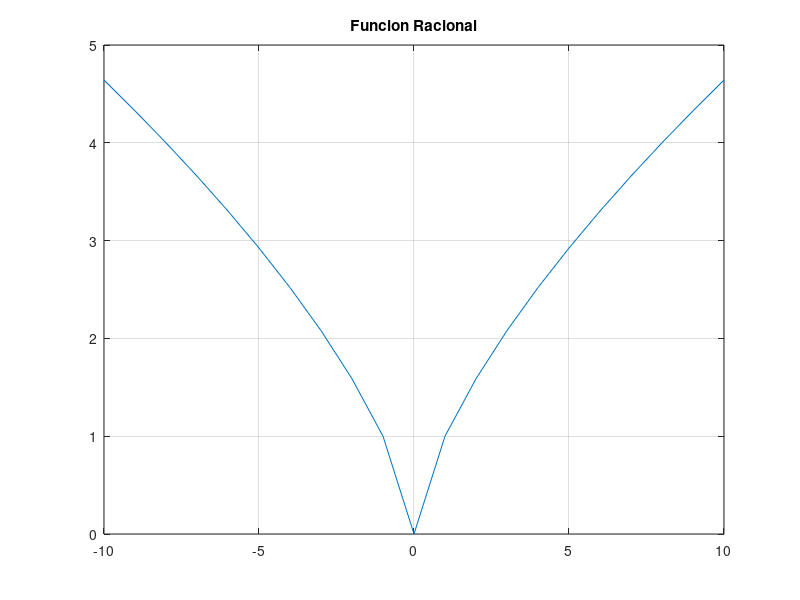

Source code (MATLAB):
%Octave Script
%Title             :Funciones algebraicas: polinomiales y racionales
%Description       :Script para recordar funciones algebraicas: polinomiales y racionales
%Author            :Ana Cristina Franco Gonzalez
%Date              :18/11/2021
%Version           :1
%Notes             :Requiere aplicacion octave, usar linea de comandos

clear
%Dominio 
x=[-10:1:10];
%Funcion a plotear
fx= (cbrt(x.^2)); 
plot(x, fx)
%marcar plano cartesiano
hold on 
grid on 
title('Funcion Racional');
